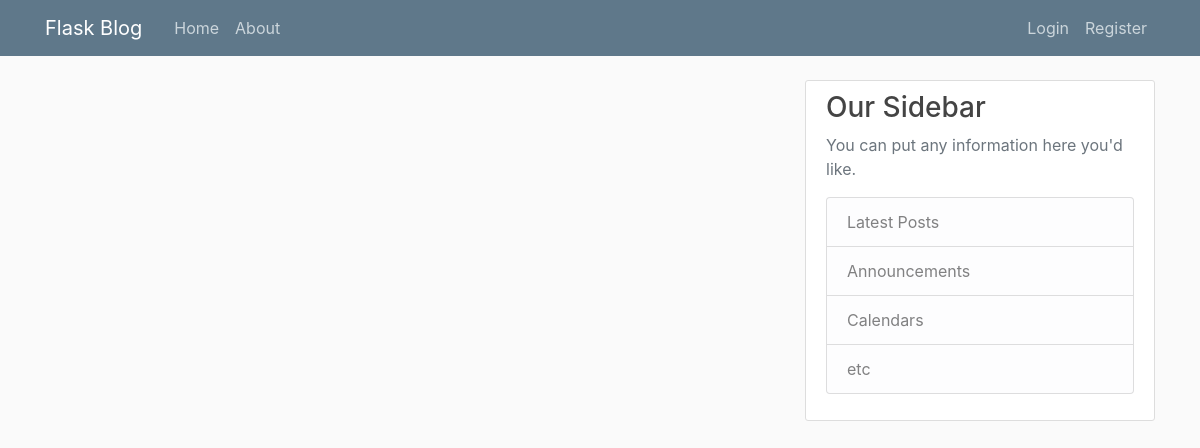
Page /home on the earlier database version.
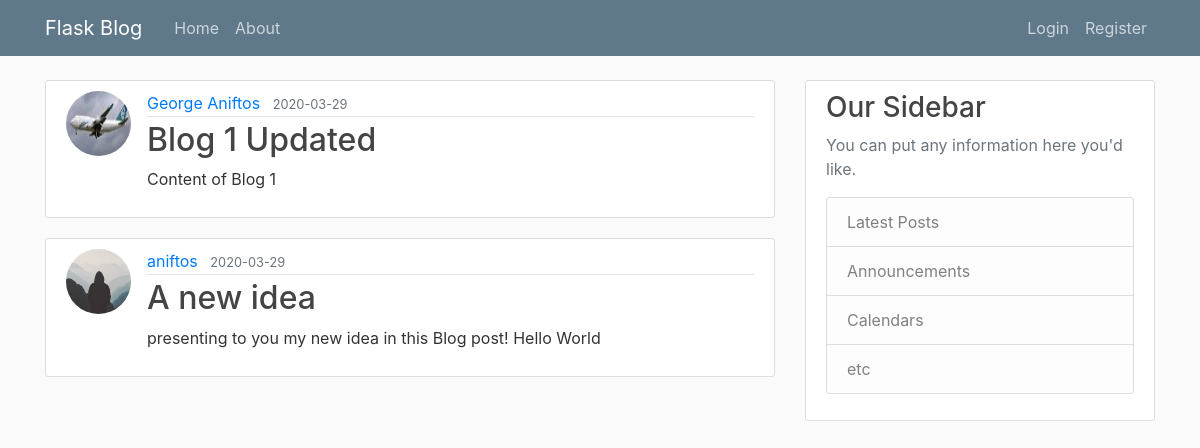
Same page on the later database version.
### flaskblog/models.py (models this page shows, shortened)
class Post(db.Model): #Each class is an individual table on the database with the name "post" (lowercase)
    id = db.Column(db.Integer, primary_key = True) #unique post
    title = db.Column(db.String(100), nullable = False)
    date_posted = db.Column(db.DateTime, nullable = False, default = datetime.utcnow)
    content = db.Column(db.Text, nullable = False)
    user_id = db.Column(db.Integer, db.ForeignKey('user.id'), nullable=False) # specify is a foreign key.

class User(db.Model, UserMixin): #Each class is an individual table on the database with the name of "user" (lowercase)
    id = db.Column(db.Integer, primary_key = True) #primary key means a unique id for a user
    username = db.Column(db.String(20), unique = True, nullable = False) #unique means again same us above, cant be empty
    email = db.Column(db.String(120), unique = True, nullable = False)
    image_file = db.Column(db.String(20), nullable = False, default = 'default.jpg') #no unique = True because there is going to be a default picture
    password = db.Column(db.String(60), nullable = True) #generate hash of 60 characters
    posts = db.relationship('Post', backref='author', lazy = True) #defines a relationship not a column!
    '''Our post attritube has relationship to the Post model(class).
    Backref (is like creating a new column but not actuall) and uses the author attribute to get the user who created the post!
    Lazy defines when to pull all the posts data from that specific user. '''

### flaskblog/routes.py (the view)
@app.route('/')
@app.route('/home')
def home():
    posts = Post.query.all() #grab all posts from database
    return render_template('home.html', posts = posts)

### flaskblog/templates/home.html
{% extends 'layout.html' %}
{% block content %}
    {% for post in posts %}
        <article class="media content-section">
            <img class="rounded-circle article-img" src="{{ url_for('static', filename='profile_pics/'+ post.author.image_file) }}">
            <div class="media-body">
                <div class="article-metadata">
                    <a class="mr-2" href="#">{{ post.author.username }}</a>
                    <small class="text-muted">{{ post.date_posted.strftime('%Y-%m-%d') }}</small>
                </div>
                <h2><a class="article-title" href="{{ url_for('post', post_id=post.id) }}">{{ post.title }}</a></h2>
                <p class="article-content">{{ post.content }}</p>
            </div>
        </article>
    {% endfor %}
{% endblock content %}

### flaskblog/templates/layout.html (shortened to what this page needs)
<!DOCTYPE html>
<html>
<head>
    <link rel="stylesheet" href="https://stackpath.bootstrapcdn.com/bootstrap/4.3.1/css/bootstrap.min.css">
    <link rel="stylesheet" type = "text/css" href="{{ url_for('static', filename = 'main.css') }}">
</head>
<body>
    <header class="site-header">
        <nav class="navbar navbar-expand-md navbar-dark bg-steel fixed-top">
          <div class="container">
            <a class="navbar-brand mr-4" href="/">Flask Blog</a>
            <div class="collapse navbar-collapse" id="navbarToggle">
              <div class="navbar-nav mr-auto">
                <a class="nav-item nav-link" href="{{ url_for('home')}}">Home</a>
                <a class="nav-item nav-link" href="{{ url_for('about')}}">About</a>
              </div>
              <div class="navbar-nav">
                {% if current_user.is_authenticated %}
                  <a class="nav-item nav-link" href="{{ url_for('new_post')}}">New Post</a>
                  <a class="nav-item nav-link" href="{{ url_for('account')}}">Account</a>
                  <a class="nav-item nav-link" href="{{ url_for('logout')}}">Logout</a>
                {% else %}
                  <a class="nav-item nav-link" href="{{ url_for('login')}}">Login</a>
                  <a class="nav-item nav-link" href="{{ url_for('register')}}">Register</a>
                {% endif %}
              </div>
            </div>
          </div>
        </nav>
    </header>
    <main role="main" class="container">
        <div class="row">
            <div class="col-md-8">
                {% block content %}{% endblock %}
            </div>
            <div class="col-md-4">
                <div class="content-section">
                    <h3>Our Sidebar</h3>
                    <p class='text-muted'>You can put any information here you'd like.
                        <ul class="list-group">
                            <li class="list-group-item list-group-item-light">Latest Posts</li>
                            <li class="list-group-item list-group-item-light">Announcements</li>
                            <li class="list-group-item list-group-item-light">Calendars</li>
                            <li class="list-group-item list-group-item-light">etc</li>
                        </ul>
                    </p>
                </div>
            </div>
        </div>
    </main>
</body>
</html>

### flaskblog/static/main.css (style rules this page uses)
body { background: #fafafa; color: #333333; margin-top: 5rem; }
h1, h2, h3, h4, h5, h6 { color: #444444; }
.bg-steel { background-color: #5f788a; }
.site-header .navbar-nav .nav-link { color: #cbd5db; }
.content-section { background: #ffffff; padding: 10px 20px; border: 1px solid #dddddd; border-radius: 3px; margin-bottom: 20px; }
.article-title { color: #444444; }
.article-content { white-space: pre-line; }
.article-img { height: 65px; width: 65px; margin-right: 16px; }
.article-metadata { padding-bottom: 1px; margin-bottom: 4px; border-bottom: 1px solid #e3e3e3 }

Differences in the rows shown:
added Post: image_file (picture), author.username "George Aniftos", date_posted "2020-03-29", title "Blog 1 Updated", content "Content of Blog 1"
added Post: image_file (placeholder picture), author.username "aniftos", date_posted "2020-03-29", title "A new idea", content "presenting to you my new idea in this Blog post! Hello World"
